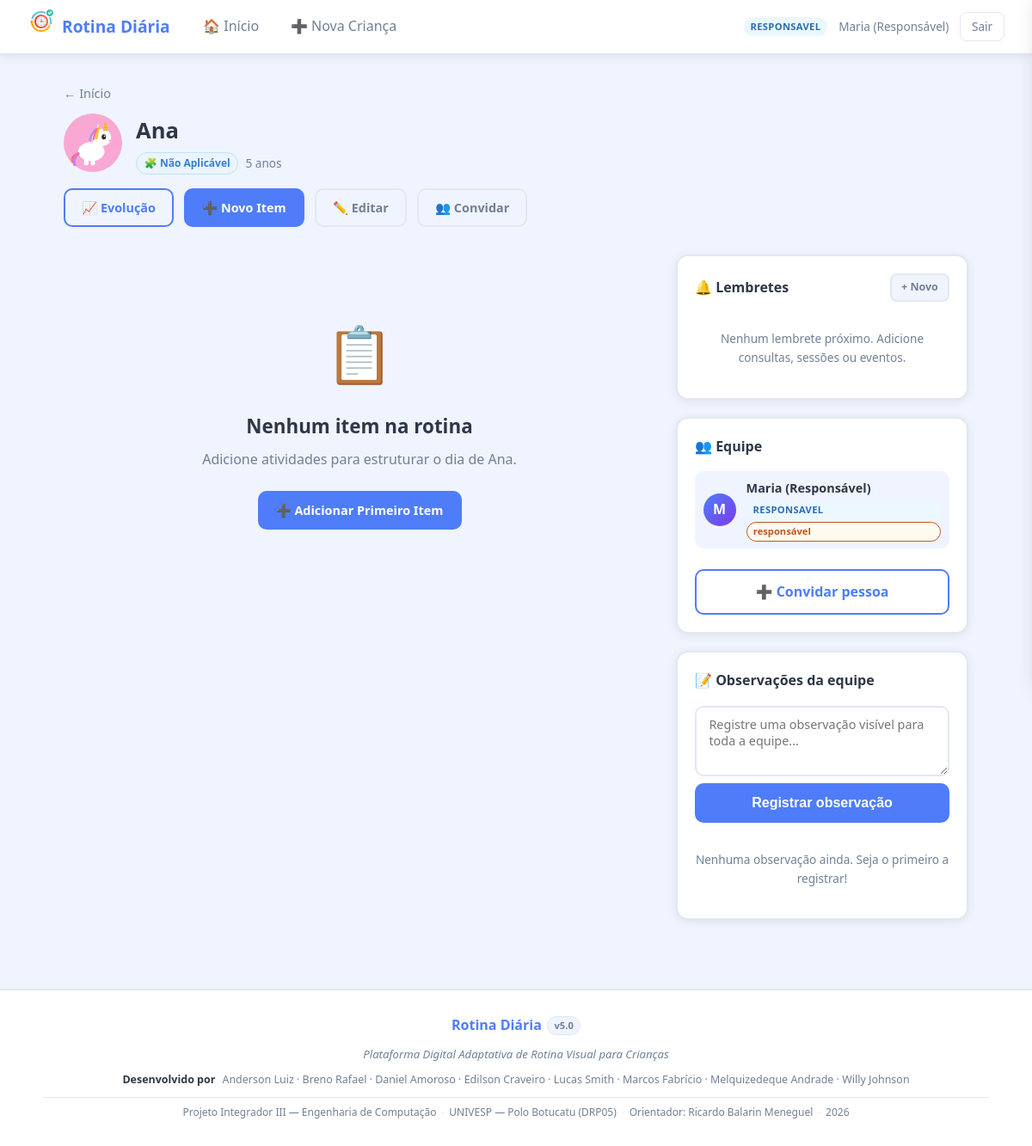
Screenshot of /criancas/3 (signed in) with the database file from the repository.
### tables this page shows
CREATE TABLE usuarios (
            id        INTEGER PRIMARY KEY AUTOINCREMENT,
            nome      TEXT NOT NULL,
            email     TEXT UNIQUE NOT NULL,
            senha     TEXT NOT NULL,
            perfil    TEXT NOT NULL DEFAULT 'responsavel',
            criado_em TIMESTAMP DEFAULT CURRENT_TIMESTAMP
        );

CREATE TABLE criancas (
            id             INTEGER PRIMARY KEY AUTOINCREMENT,
            nome           TEXT NOT NULL,
            idade          INTEGER,
            nivel_tea      TEXT DEFAULT 'Nível 1',
            observacoes    TEXT,
            responsavel_id INTEGER NOT NULL,
            criado_em      TIMESTAMP DEFAULT CURRENT_TIMESTAMP, foto TEXT, avatar TEXT,
            FOREIGN KEY (responsavel_id) REFERENCES usuarios(id)
        );

### app.py (the view)
@app.route('/criancas/<int:cid>')
def perfil_crianca(cid):
    if 'usuario_id' not in session:
        return redirect(url_for('login'))
    uid = session['usuario_id']
    if not pode_ver(cid, uid):
        flash('Acesso negado.', 'erro')
        return redirect(url_for('dashboard'))
    db = get_db()
    crianca = db.execute(
        'SELECT * FROM criancas WHERE id=?', (cid,)).fetchone()
    itens = db.execute(
        '''SELECT * FROM rotina_itens WHERE crianca_id=?
           ORDER BY CASE WHEN horario='' OR horario IS NULL THEN 1 ELSE 0 END,
                    horario ASC, ordem ASC''', (cid,)
    ).fetchall()
    hoje = date.today().isoformat()
    status_hoje = {r['item_id']: r['concluido'] for r in
                   db.execute('SELECT item_id,concluido FROM registros_evolucao WHERE crianca_id=? AND data=?',
                              (cid, hoje)).fetchall()}
    obs = db.execute(
        '''SELECT o.*, u.nome AS autor_nome, u.perfil AS autor_perfil
           FROM observacoes o JOIN usuarios u ON u.id=o.usuario_id
           WHERE o.crianca_id=? ORDER BY o.criado_em DESC''', (cid,)
    ).fetchall()
    equipe = db.execute(
        '''SELECT u.id, u.nome, u.perfil, v.papel, v.id AS vinculo_id
           FROM vinculos v JOIN usuarios u ON u.id=v.usuario_id
           WHERE v.crianca_id=?''', (cid,)
    ).fetchall()
    resp = db.execute(
        'SELECT id,nome,perfil FROM usuarios WHERE id=(SELECT responsavel_id FROM criancas WHERE id=?)', (
            cid,)
    ).fetchone()
    convites_pendentes = db.execute(
        'SELECT email,papel FROM convites WHERE crianca_id=? AND usado=0', (
            cid,)
    ).fetchall()
    from datetime import timedelta
    hoje_dt = date.today()
    limite = (hoje_dt + timedelta(days=30)).isoformat()
    try:
        lembretes = db.execute(
            '''SELECT l.*, u.nome AS criado_por_nome
               FROM lembretes l JOIN usuarios u ON u.id=l.criado_por
               WHERE l.crianca_id=? AND l.data >= ? AND l.data <= ? AND l.concluido=0
               ORDER BY l.data ASC, l.horario ASC''',
            (cid, hoje, limite)
        ).fetchall()
        lembretes_passados = db.execute(
            '''SELECT l.*, u.nome AS criado_por_nome
               FROM lembretes l JOIN usuarios u ON u.id=l.criado_por
               WHERE l.crianca_id=? AND (l.data < ? OR l.concluido=1)
               ORDER BY l.data DESC, l.horario DESC LIMIT 5''',
            (cid, hoje)
        ).fetchall()
    except Exception:
        lembretes = []
        lembretes_passados = []
    return render_template('perfil_crianca.html', crianca=crianca, itens=itens,
                           status_hoje=status_hoje, hoje=hoje, observacoes=obs,
                           equipe=equipe, responsavel=resp,
                           convites_pendentes=convites_pendentes,
                           pode_editar=pode_editar(cid, uid),
                           e_dono=(crianca['responsavel_id'] == uid),
                           lembretes=lembretes,
                           lembretes_passados=lembretes_passados)

### app.py (called while the page is built)
def pode_editar(cid, uid):
    db = get_db()
    c = db.execute(
        'SELECT responsavel_id FROM criancas WHERE id=?', (cid,)).fetchone()
    if not c:
        return False
    if c['responsavel_id'] == uid:
        return True
    v = db.execute(
        'SELECT papel FROM vinculos WHERE crianca_id=? AND usuario_id=?', (cid, uid)).fetchone()
    return v and v['papel'] == 'colaborador'

def pode_ver(cid, uid):
    db = get_db()
    c = db.execute(
        'SELECT responsavel_id FROM criancas WHERE id=?', (cid,)).fetchone()
    if not c:
        return False
    if c['responsavel_id'] == uid:
        return True
    return bool(db.execute('SELECT 1 FROM vinculos WHERE crianca_id=? AND usuario_id=?', (cid, uid)).fetchone())

### database.py (called while the page is built)
def get_db():
    if 'db' not in g:
        g.db = sqlite3.connect(DATABASE)
        g.db.row_factory = sqlite3.Row
        g.db.execute('PRAGMA foreign_keys = ON')
    return g.db

### templates/perfil_crianca.html (shortened to what this page needs)
{% extends "base.html" %}
{% from "avatares.html" import avatar_crianca, svg_avatar %}
{% block content %}
<div class="page-header">
    <a href="{{ url_for('dashboard') }}" class="breadcrumb">← Início</a>
    <div class="crianca-header">
        {{ avatar_crianca(crianca, tamanho="grande") }}
        <div>
            <h1>{{ crianca.nome }}</h1>
            <div class="crianca-meta">
                <span class="badge {% if 'TDAH' in crianca.nivel_tea %}badge-tdah{% else %}badge-tea{% endif %}">
                            {% if 'TDAH' in crianca.nivel_tea %}⚡{% else %}🧩{% endif %}
                            {{ crianca.nivel_tea }}</span>
                <span class="crianca-idade">{{ crianca.idade }} anos</span>
            </div>
        </div>
    </div>
    <div class="header-actions">
        <a href="{{ url_for('evolucao', cid=crianca.id) }}" class="btn btn-outline">📈 Evolução</a>
        {% if pode_editar %}
        <a href="{{ url_for('novo_item_rotina', cid=crianca.id) }}" class="btn btn-primary">➕ Novo Item</a>
        <a href="{{ url_for('editar_crianca', cid=crianca.id) }}" class="btn btn-ghost">✏️ Editar</a>
        {% endif %}
        {% if e_dono %}
        <a href="{{ url_for('convidar', cid=crianca.id) }}" class="btn btn-ghost">👥 Convidar</a>
        {% endif %}
    </div>
</div>
<div class="perfil-layout">
    <div class="perfil-main">
        {% if itens %}
        <section class="rotina-section">
            <h2 class="section-title">📅 Rotina do Dia — {{ hoje | br_date }}</h2>
            <div class="rotina-progress-header">
                <span id="contador-label">Calculando...</span>
                <div class="progress-bar">
                    <div class="progress-fill" id="barra-progresso" style="width:0%"></div>
                </div>
            </div>
            <div class="rotina-lista" id="rotina-lista">
                {% for item in itens %}
                {% set conc = status_hoje.get(item.id, 0) %}
                <div class="rotina-item {% if conc %}concluido{% endif %}" id="item-{{ item.id }}">
                    <div class="item-icone">{{ item.icone }}</div>
                    <div class="item-info">
                        <span class="item-titulo">{{ item.titulo }}</span>
                        {% if item.horario %}<span class="item-horario">🕐 {{ item.horario }}</span>{% endif %}
                        {% if item.descricao %}<span class="item-desc">{{ item.descricao }}</span>{% endif %}
                    </div>
                    <div class="item-actions">
                        <button class="btn-check {% if conc %}checked{% endif %}"
                                onclick="toggleAtividade({{ crianca.id }}, {{ item.id }}, this)">
                            {{ '✅' if conc else '⬜' }}
                        </button>
                        {% if pode_editar %}
                        <form method="POST" action="{{ url_for('excluir_item', iid=item.id) }}"
                              onsubmit="return confirm('Excluir este item?')">
                            <button type="submit" class="btn-del">🗑️</button>
                        </form>
                        {% endif %}
                    </div>
                </div>
                {% endfor %}
            </div>
        </section>
        {% else %}
        <div class="empty-state">
            <div class="empty-icon">📋</div>
            <h2>Nenhum item na rotina</h2>
            <p>Adicione atividades para estruturar o dia de {{ crianca.nome }}.</p>
            {% if pode_editar %}
            <a href="{{ url_for('novo_item_rotina', cid=crianca.id) }}" class="btn btn-primary">➕ Adicionar Primeiro Item</a>
            {% endif %}
        </div>
        {% endif %}
    </div>
    <aside class="perfil-aside">
        <section class="aside-card" id="equipe">
            <h3 class="aside-title">👥 Equipe</h3>
            <div class="equipe-lista">
                <div class="equipe-membro">
                    <div class="membro-avatar">{{ responsavel.nome[0]|upper }}</div>
                    <div class="membro-info">
                        <span class="membro-nome">{{ responsavel.nome }}</span>
                        <span class="perfil-badge perfil-{{ responsavel.perfil }}">{{ responsavel.perfil }}</span>
                        <span class="papel-badge papel-dono">responsável</span>
                    </div>
                </div>
            </div>
            {% if e_dono %}
            <a href="{{ url_for('convidar', cid=crianca.id) }}" class="btn btn-outline btn-full mt-1">
                ➕ Convidar pessoa
            </a>
            {% endif %}
        </section>
        <section class="aside-card" id="observacoes">
            <h3 class="aside-title">📝 Observações da equipe</h3>
            <form method="POST" action="{{ url_for('nova_observacao', cid=crianca.id) }}" class="obs-form">
                <textarea name="texto" rows="3" placeholder="Registre uma observação visível para toda a equipe..." required></textarea>
                <button type="submit" class="btn btn-primary btn-full">Registrar observação</button>
            </form>
            {% if observacoes %}
            <div class="obs-lista">
                {% for o in observacoes %}
                <div class="obs-item">
                    <div class="obs-header">
                        <div class="obs-autor">
                            <span class="membro-avatar pequeno">{{ o.autor_nome[0]|upper }}</span>
                            <div>
                                <span class="obs-nome">{{ o.autor_nome }}</span>
                                <span class="perfil-badge perfil-{{ o.autor_perfil }}">{{ o.autor_perfil }}</span>
                            </div>
                        </div>
                        <div class="obs-meta">
                            <span class="obs-data">{{ o.criado_em[:16].replace('T',' ') if 'T' in o.criado_em else o.criado_em[:16] }}</span>
                            {% if o.usuario_id == session.usuario_id %}
                            <form method="POST" action="{{ url_for('excluir_observacao', oid=o.id) }}"
                                  onsubmit="return confirm('Remover observação?')">
                                <button type="submit" class="btn-del" title="Excluir">🗑️</button>
                            </form>
                            {% endif %}
                        </div>
                    </div>
                    <p class="obs-texto">{{ o.texto }}</p>
                </div>
                {% endfor %}
            </div>
            {% else %}
            <p class="obs-vazia">Nenhuma observação ainda. Seja o primeiro a registrar!</p>
            {% endif %}
        </section>
        <section class="aside-card" id="lembretes">
            <div class="aside-title-row">
                <h3 class="aside-title">🔔 Lembretes</h3>
                <a href="{{ url_for('novo_lembrete', cid=crianca.id) }}" class="btn btn-ghost btn-sm">+ Novo</a>
            </div>
            {% if lembretes %}
            <div class="lembretes-lista">
                {% for l in lembretes %}
                {% set dias = ((l.data | string) | days_until) %}
                <div class="lembrete-item {% if l.data == hoje %}lembrete-hoje{% elif dias == 1 %}lembrete-amanha{% endif %}">
                    <div class="lembrete-data-col">
                        <span class="lembrete-dia">{{ l.data[8:10] }}/{{ l.data[5:7] }}</span>
                        <span class="lembrete-hora">{{ l.horario[:5] }}</span>
                        {% if l.recorrencia != 'nenhuma' %}
                        <span class="lembrete-recorrencia">🔁</span>
                        {% endif %}
                    </div>
                    <div class="lembrete-info">
                        <span class="lembrete-titulo">{{ l.titulo }}</span>
                        {% if l.descricao %}<span class="lembrete-desc">{{ l.descricao }}</span>{% endif %}
                        <span class="lembrete-autor">por {{ l.criado_por_nome }}</span>
                    </div>
                    <div class="lembrete-actions">
                        <button class="btn-check-lembrete" onclick="concluirLembrete({{ l.id }}, this)" title="Marcar como feito">✓</button>
                        {% if l.criado_por == session.usuario_id or pode_editar %}
                        <form method="POST" action="{{ url_for('excluir_lembrete', lid=l.id) }}"
                              onsubmit="return confirm('Excluir lembrete?')">
                            <button type="submit" class="btn-del">🗑️</button>
                        </form>
                        {% endif %}
                    </div>
                </div>
                {% endfor %}
            </div>
            {% else %}
            <p class="obs-vazia">Nenhum lembrete próximo. Adicione consultas, sessões ou eventos.</p>
            {% endif %}
        </section>
    </aside>
</div>
{% endblock %}

### templates/base.html (shortened to what this page needs)
<!DOCTYPE html>
<html lang="pt-BR">
<head>
    <link rel="stylesheet" href="{{ url_for('static', filename='css/style.css') }}">
</head>
<body class="{% block body_class %}{% endblock %}">
{% if session.usuario_id %}
<nav class="navbar">
    <div class="nav-brand">
        <span class="nav-logo"><img src="{{ url_for('static', filename='img/logo.png') }}" alt="Logo"></span>
        <span class="nav-title">Rotina Diária</span>
    </div>
    <div class="nav-links" id="nav-links">
        <a href="{{ url_for('dashboard') }}" class="nav-link {% if request.endpoint == 'dashboard' %}active{% endif %}">🏠 Início</a>
        <a href="{{ url_for('nova_crianca') }}" class="nav-link">➕ Nova Criança</a>
    </div>
    <div class="nav-user">
        <span class="perfil-badge perfil-{{ session.usuario_perfil }}">{{ session.usuario_perfil }}</span>
        <span class="user-nome-text">{{ session.usuario_nome }}</span>
        <a href="{{ url_for('logout') }}" class="btn-logout">Sair</a>
    </div>
</nav>
{% endif %}
<main class="main-content {% if not session.usuario_id %}full-page{% endif %}">
    {% block content %}{% endblock %}
</main>
<footer class="rodape{% if not session.usuario_id %} rodape-auth{% endif %}">
    <div class="rodape-inner">
        <div class="rodape-brand">
            <span class="rodape-nome">Rotina Diária</span>
            <span class="rodape-versao">v5.0</span>
        </div>
        <div class="rodape-desc">
            Plataforma Digital Adaptativa de Rotina Visual para Crianças
        </div>
        <div class="rodape-equipe">
            <span class="rodape-label">Desenvolvido por</span>
            Anderson Luiz · Breno Rafael · Daniel Amoroso · Edilson Craveiro ·
            Lucas Smith · Marcos Fabrício · Melquizedeque Andrade · Willy Johnson
        </div>
        <div class="rodape-info">
            <span>Projeto Integrador III — Engenharia de Computação</span>
            <span class="rodape-sep">·</span>
            <span>UNIVESP — Polo Botucatu (DRP05)</span>
            <span class="rodape-sep">·</span>
            <span>Orientador: Ricardo Balarin Meneguel</span>
            <span class="rodape-sep">·</span>
            <span>2026</span>
        </div>
    </div>
</footer>
</body>
</html>

### rows the page displays
usuarios: usuario_perfil "RESPONSAVEL", usuario_nome "Maria (Responsável)", nome "M", nome "Maria (Responsável)", perfil "RESPONSAVEL"
criancas: nome "Ana", nivel_tea "Não Aplicável", idade "5"
